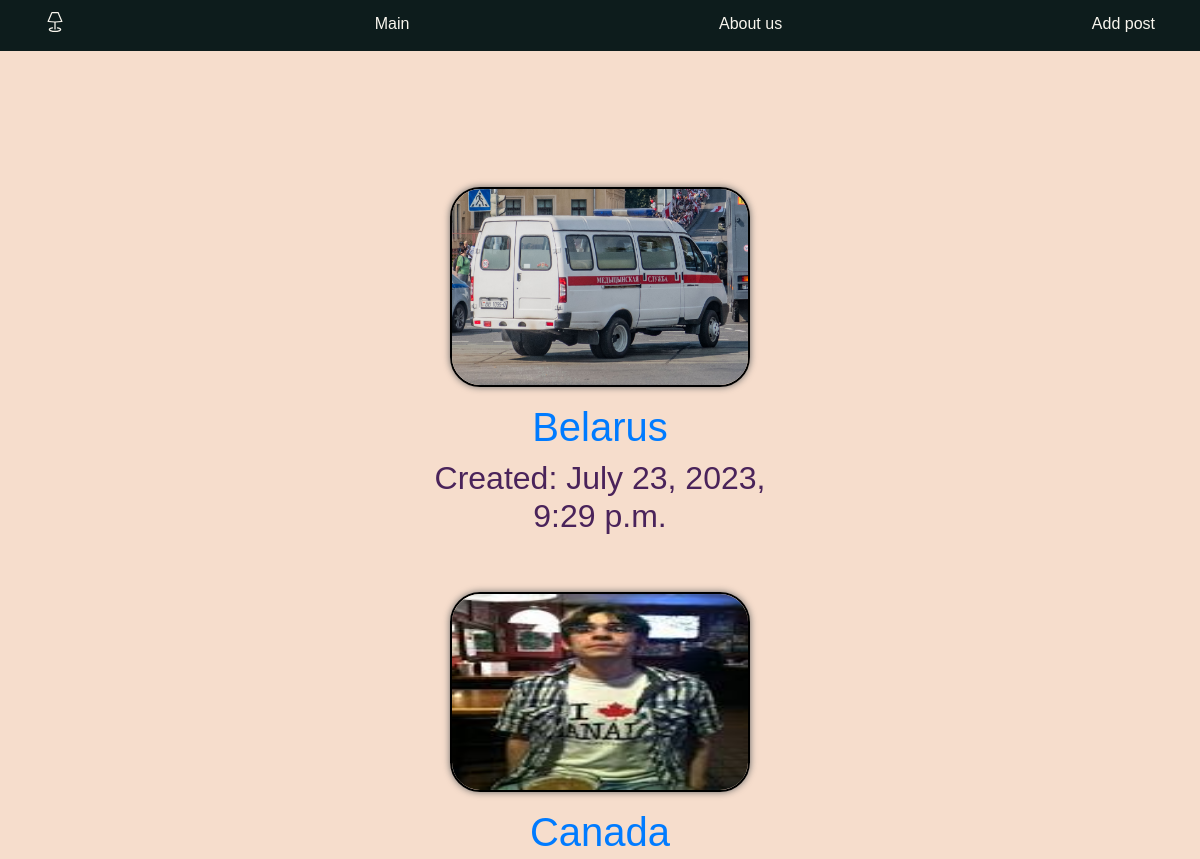
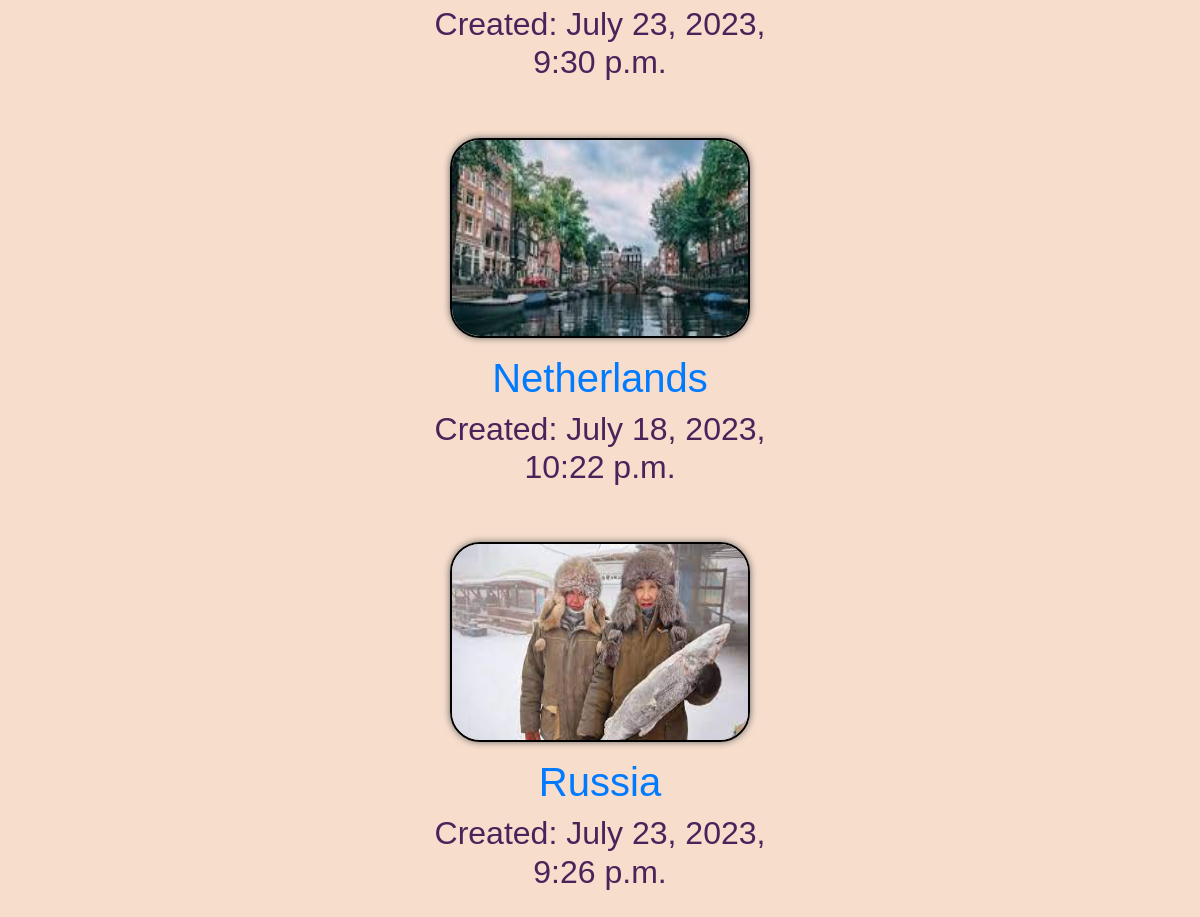
The page / on the database its author committed (2 pictures, top to bottom).
### siteapp/models.py (models this page shows, shortened)
class Countries(models.Model):
    title = models.CharField(max_length=255, verbose_name='Countrie')
    slug = models.SlugField(max_length=255, unique=True, db_index=True, verbose_name="URL")
    content = models.TextField(blank=True)
    photo = models.ImageField(
        upload_to="photos/%Y/%m/%d/",
        verbose_name="Photo Content",
    )
    time_create = models.DateTimeField(auto_now_add=True)
    time_update = models.DateTimeField(auto_now=True)
    is_published = models.BooleanField(default=True)
    class Meta:
        verbose_name_plural = "Countries"
        verbose_name = "Countrie"
        ordering = ['title', 'time_create']

### siteapp/views.py (the view)
# urls.py: path('', views.index, name='main'),
def index(request):
    context = {
        'posts': Countries.objects.all(),
        'menu': menu,
    }
    return render(request, "siteapp/index.html", context=context)

### siteapp/templates/siteapp/index.html (shortened to what this page needs)
{% extends 'siteapp/layout.html' %}
{% load static %}
{% block css_editional %}
    <link rel="stylesheet" type="text/css" href="{% static 'siteapp/css/style.css' %}">
{% endblock %}
{% block content %}
          <div class="col-md-5 p-lg-5 mx-auto my-5">
              {% for post in posts %}
                    {% if post.is_published %}
                        <div class="col- p-lg-3 mx-auto my-3">
                        {% if post.photo %}
                            <p><img class="countrie_list_photo"src="{{post.photo.url}}"></p>
                        {% endif %}
                            <h1><a href="{% url 'post' pk=post.pk %}">{{ post.title }}</a></h1>
                            <h5><font size="6" color="#4A235A">Created: {{ post.time_create }}</font></h5>
                        </div>
                    {% endif %}
              {% endfor %}
          </div>
{% endblock %}

### siteapp/templates/siteapp/layout.html (shortened to what this page needs)
<!doctype html>
{% load static %}
<html lang="en">
<head>
    <link rel="stylesheet" type="text/css" href="{% static 'siteapp/css/style.css' %}">
    <link rel="stylesheet" href="https://maxcdn.bootstrapcdn.com/bootstrap/4.0.0/css/bootstrap.min.css">
    {% block css_editional %}{% endblock %}
</head>
<body bgcolor="#c0c0c0">
    {% block head %}
        {% block menu %}
            <nav class="site-header sticky-top py-1">
              <div class="container d-flex flex-column flex-md-row justify-content-between">
                  <a class="py-2" href="lamp">
                  {% for m in menu %}
                    <a class="py-2 d-none d-md-inline-block" href="{% url m.url_name %}">{{m.title}}</a>
                  {% endfor %}
                  </a>
              </div>
            </nav>
        {% endblock %}
    {% endblock %}
    {% block page %}
        <div class="position-relative overflow-hidden p-3 p-md-2 text-center bg-#F6DDCC">{% block content %}{% endblock %}</div>
    {% endblock %}
</body>
</html>

### siteapp/static/siteapp/css/style.css (style rules this page uses)
.site-header { background: #0d1c1c; }
.py-2 { color: #F9F6EE; }
.position-relative { background: #F6DDCC; }
.countrie_list_photo { border-radius: 30px; border: 2px solid black; box-shadow: 0 0 7px #666; width: 300px; height: 200px; }
html, body { margin: 0; width: 100%; height: 100%; font-family: 'Dosis', sans-serif; font-weight: 300; -webkit-user-select: none; -moz-user-select: none; -ms-user-select: none; user-select: none; }

### rows shown on the page
Countries: photo (picture), title "Belarus", time_create "July 23, 2023, 9:29 p.m."
Countries: photo (picture), title "Canada", time_create "July 23, 2023, 9:30 p.m."
Countries: photo (picture), title "Netherlands", time_create "July 18, 2023, 10:22 p.m."
Countries: photo (picture), title "Russia", time_create "July 23, 2023, 9:26 p.m."

### other values the page prints
{{ m.title }} "Main" "About us" "Add post"
